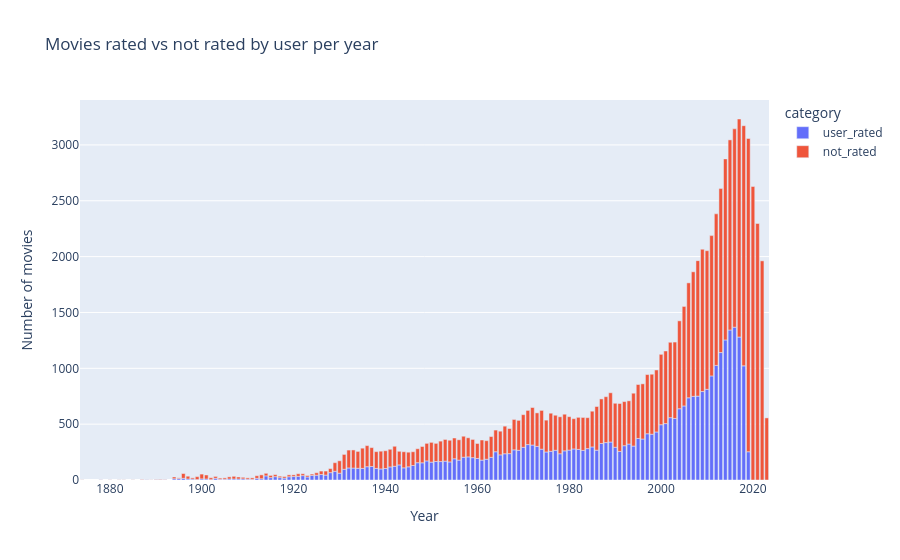

Notebook cell for this chart:
### Markdown cell above
looking at the results the person has been rating over 40% of all movies in the system from 2015-2017.  
Reading about movielens they encouraged users to rate movies by first letting them rate categories like genres, and thereafter movies to be able to faster get the users better recommendations. I want to viualize how the user ratings compares to the movies made year to year.

### Code cell
total_movies_year = movies.groupby("year").size()
user_movie_year = user_movies.groupby("year").size()
comparison = pd.concat([total_movies_year, user_movie_year], axis=1)
comparison.columns = ["total_movies", "user_rated"]
comparison = comparison.fillna(0)
comparison["not_rated"] = comparison["total_movies"] - comparison["user_rated"]

plot_data = comparison.reset_index().melt(
    id_vars="year",
    value_vars=["user_rated", "not_rated"],
    var_name="category",
    value_name="movies"
)

plot_data["total_movies"] = plot_data["year"].map(comparison["total_movies"])

fig = px.bar(
    comparison.reset_index(),
    x="year",
    y=["user_rated", "not_rated"],
    title= "Movies rated vs not rated by user per year",
    labels={
        "value": "Number of movies", 
        "year": "Year", 
        "variable": "category"
    }
)
fig.show()

### Figure 1 — Plotly figure (JSON) as saved in the notebook; plotly's stock layout.template omitted (floating-point values rounded to 4 significant figures; data arrays with more than 128 entries replaced by an {"elided": "..."} marker saying what was removed)
{"data": [{"hovertemplate": "category=user_rated<br>Year=%{x}<br>Number of movies=%{y}<extra></extra>", "legendgroup": "user_rated", "marker": {"color": "#636efa", "pattern": {"shape": ""}}, "name": "user_rated", "orientation": "v", "showlegend": true, "textposition": "auto", "type": "bar", "x": {"elided": "142 float values"}, "xaxis": "x", "y": {"elided": "142 float values"}, "yaxis": "y"}, {"hovertemplate": "category=not_rated<br>Year=%{x}<br>Number of movies=%{y}<extra></extra>", "legendgroup": "not_rated", "marker": {"color": "#EF553B", "pattern": {"shape": ""}}, "name": "not_rated", "orientation": "v", "showlegend": true, "textposition": "auto", "type": "bar", "x": {"elided": "142 float values"}, "xaxis": "x", "y": {"elided": "142 float values"}, "yaxis": "y"}], "layout": {"barmode": "relative", "legend": {"title": {"text": "category"}, "tracegroupgap": 0}, "title": {"text": "Movies rated vs not rated by user per year"}, "xaxis": {"anchor": "y", "domain": [0, 1], "title": {"text": "Year"}}, "yaxis": {"anchor": "x", "domain": [0, 1], "title": {"text": "Number of movies"}}}}
